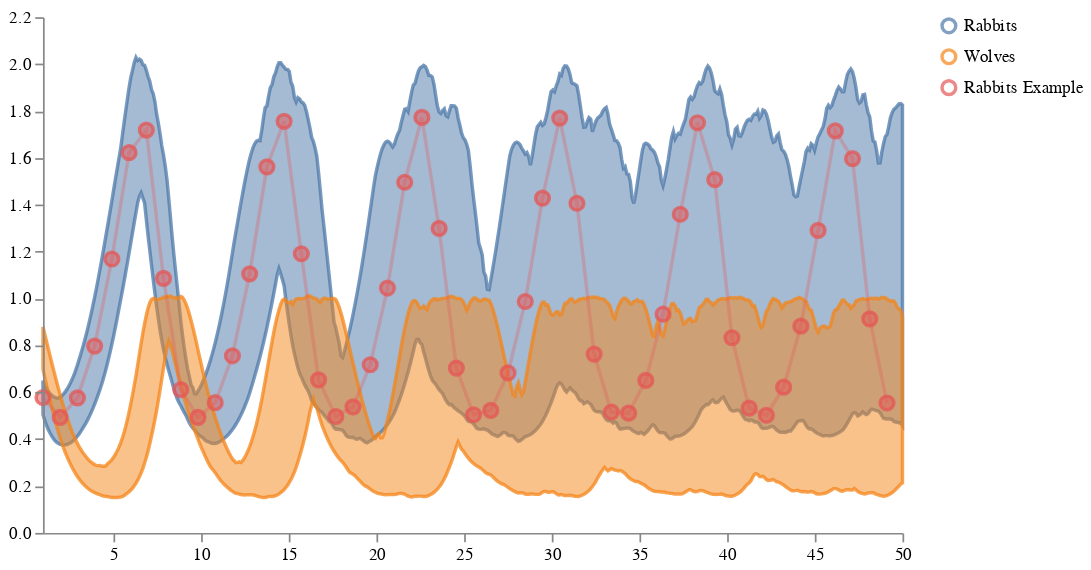

Notebook code cell kept with this figure:
### Code cell
nice_labels={"Rabbits_sol": "Rabbits", "Wolves_sol": "Wolves"}
schema = vega.trajectories(prior_samples, tspan, 
                           subset=".*_sol", 
                           relabel=nice_labels,
                           points=observed_points)
schema = vega.pad(schema, 5)
vega.save_schema(schema, "_schema.json")
vega.ipy_display(schema)

### Figure 1 — Vega specification as saved in the notebook (floating-point values rounded to 4 significant figures; data arrays with more than 128 entries replaced by an {"elided": "..."} marker saying what was removed)
{"$schema": "https://vega.github.io/schema/vega/v5.json", "axes": [{"orient": "bottom", "scale": "xscale", "zindex": 100}, {"orient": "left", "scale": "yscale", "zindex": 100}], "data": [{"name": "distributions", "values": {"elided": "1000 records"}}, {"name": "tracks", "values": []}, {"name": "points", "values": [{"time": 1, "trajectory": "Rabbits Example", "value": 0.5774}, {"time": 1.982, "trajectory": "Rabbits Example", "value": 0.4931}, {"time": 2.964, "trajectory": "Rabbits Example", "value": 0.5761}, {"time": 3.946, "trajectory": "Rabbits Example", "value": 0.797}, {"time": 4.928, "trajectory": "Rabbits Example", "value": 1.168}, {"time": 5.91, "trajectory": "Rabbits Example", "value": 1.622}, {"time": 6.892, "trajectory": "Rabbits Example", "value": 1.718}, {"time": 7.874, "trajectory": "Rabbits Example", "value": 1.086}, {"time": 8.856, "trajectory": "Rabbits Example", "value": 0.6113}, {"time": 9.838, "trajectory": "Rabbits Example", "value": 0.493}, {"time": 10.82, "trajectory": "Rabbits Example", "value": 0.5555}, {"time": 11.8, "trajectory": "Rabbits Example", "value": 0.7555}, {"time": 12.78, "trajectory": "Rabbits Example", "value": 1.105}, {"time": 13.77, "trajectory": "Rabbits Example", "value": 1.561}, {"time": 14.75, "trajectory": "Rabbits Example", "value": 1.756}, {"time": 15.73, "trajectory": "Rabbits Example", "value": 1.191}, {"time": 16.71, "trajectory": "Rabbits Example", "value": 0.6529}, {"time": 17.69, "trajectory": "Rabbits Example", "value": 0.4966}, {"time": 18.68, "trajectory": "Rabbits Example", "value": 0.5378}, {"time": 19.66, "trajectory": "Rabbits Example", "value": 0.7174}, {"time": 20.64, "trajectory": "Rabbits Example", "value": 1.045}, {"time": 21.62, "trajectory": "Rabbits Example", "value": 1.496}, {"time": 22.6, "trajectory": "Rabbits Example", "value": 1.772}, {"time": 23.59, "trajectory": "Rabbits Example", "value": 1.299}, {"time": 24.57, "trajectory": "Rabbits Example", "value": 0.7031}, {"time": 25.55, "trajectory": "Rabbits Example", "value": 0.504}, {"time": 26.53, "trajectory": "Rabbits Example", "value": 0.5229}, {"time": 27.51, "trajectory": "Rabbits Example", "value": 0.6823}, {"time": 28.49, "trajectory": "Rabbits Example", "value": 0.9871}, {"time": 29.48, "trajectory": "Rabbits Example", "value": 1.428}, {"time": 30.46, "trajectory": "Rabbits Example", "value": 1.77}, {"time": 31.44, "trajectory": "Rabbits Example", "value": 1.406}, {"time": 32.42, "trajectory": "Rabbits Example", "value": 0.7627}, {"time": 33.4, "trajectory": "Rabbits Example", "value": 0.5157}, {"time": 34.39, "trajectory": "Rabbits Example", "value": 0.5109}, {"time": 35.37, "trajectory": "Rabbits Example", "value": 0.6504}, {"time": 36.35, "trajectory": "Rabbits Example", "value": 0.9329}, {"time": 37.33, "trajectory": "Rabbits Example", "value": 1.359}, {"time": 38.31, "trajectory": "Rabbits Example", "value": 1.75}, {"time": 39.3, "trajectory": "Rabbits Example", "value": 1.507}, {"time": 40.28, "trajectory": "Rabbits Example", "value": 0.8325}, {"time": 41.26, "trajectory": "Rabbits Example", "value": 0.5322}, {"time": 42.24, "trajectory": "Rabbits Example", "value": 0.5018}, {"time": 43.22, "trajectory": "Rabbits Example", "value": 0.6216}, {"time": 44.21, "trajectory": "Rabbits Example", "value": 0.882}, {"time": 45.19, "trajectory": "Rabbits Example", "value": 1.291}, {"time": 46.17, "trajectory": "Rabbits Example", "value": 1.715}, {"time": 47.15, "trajectory": "Rabbits Example", "value": 1.597}, {"time": 48.13, "trajectory": "Rabbits Example", "value": 0.9127}, {"time": 49.12, "trajectory": "Rabbits Example", "value": 0.5542}]}, {"name": "selected", "on": [{"remove": true, "trigger": "clear"}, {"remove": true, "trigger": "!shift"}, {"insert": "clicked", "trigger": "!shift && clicked"}, {"toggle": "clicked", "trigger": "shift && clicked"}]}], "height": 300, "legends": [{"encode": {"labels": {"interactive": true, "name": "legendLabel", "update": {"opacity": [{"test": "!length(data('selected')) || indata('selected', 'value', datum.value)", "value": 1}, {"value": 0.25}]}}, "symbols": {"interactive": true, "name": "legendSymbol", "update": {"fill": {"value": "transparent"}, "opacity": [{"test": "!length(data('selected')) || indata('selected', 'value', datum.value)", "value": 0.7}, {"value": 0.15}], "size": {"value": 64}, "strokeWidth": {"value": 2}}}}, "stroke": "color"}], "marks": [{"from": {"facet": {"data": "points", "groupby": "trajectory", "name": "points_split"}}, "marks": [{"encode": {"hover": {"fillOpacity": {"value": 0.9}}, "update": {"fill": {"field": "trajectory", "scale": "color"}, "fillOpacity": [{"test": "!length(data('selected')) || indata('selected', 'value', datum.trajectory)", "value": 0.5}, {"value": 0.15}], "stroke": {"field": "trajectory", "scale": "color"}, "strokeOpacity": [{"test": "!length(data('selected')) || indata('selected', 'value', datum.trajectory)", "value": 0.75}, {"value": 0.15}], "strokeWidth": {"value": 2}, "x": {"field": "time", "scale": "xscale"}, "y": {"field": "value", "scale": "yscale"}}}, "from": {"data": "points"}, "name": "_points", "type": "symbol", "zindex": 3}, {"encode": {"hover": {"fillOpacity": {"value": 0.9}}, "update": {"interpolate": {"value": "linear"}, "stroke": {"field": "trajectory", "scale": "color"}, "strokeOpacity": [{"test": "!length(data('selected')) || indata('selected', 'value', datum.trajectory)", "value": 0.3}, {"value": 0.1}], "strokeWidth": {"value": 2}, "x": {"field": "time", "scale": "xscale"}, "y": {"field": "value", "scale": "yscale"}}}, "from": {"data": "points"}, "name": "_points_line", "type": "line", "zindex": 3}], "type": "group", "zindex": 3}, {"from": {"facet": {"data": "tracks", "groupby": "trajectory", "name": "track_split"}}, "marks": [{"encode": {"hover": {"fillOpacity": {"value": 0.9}}, "update": {"interpolate": {"value": "linear"}, "stroke": {"field": "trajectory", "scale": "color"}, "strokeOpacity": [{"test": "!length(data('selected')) || indata('selected', 'value', datum.trajectory)", "value": 0.75}, {"value": 0.15}], "strokeWidth": {"value": 2}, "x": {"field": "time", "scale": "xscale"}, "y": {"field": "value", "scale": "yscale"}}}, "from": {"data": "track_split"}, "name": "_tracks", "type": "line"}], "name": "_tracks", "type": "group", "zindex": 2}, {"from": {"facet": {"data": "distributions", "groupby": "trajectory", "name": "trajectory_split"}}, "marks": [{"encode": {"hover": {"fillOpacity": {"value": 0.9}}, "update": {"fill": {"field": "trajectory", "scale": "color"}, "fillOpacity": [{"test": "!length(data('selected')) || indata('selected', 'value', datum.trajectory)", "value": 0.5}, {"value": 0.15}], "interpolate": {"value": "linear"}, "stroke": {"field": "trajectory", "scale": "color"}, "strokeOpacity": [{"test": "!length(data('selected')) || indata('selected', 'value', datum.trajectory)", "value": 0.75}, {"value": 0.15}], "strokeWidth": {"value": 2}, "x": {"field": "time", "scale": "xscale"}, "y": {"field": "upper", "scale": "yscale"}, "y2": {"field": "lower", "scale": "yscale"}}}, "from": {"data": "trajectory_split"}, "type": "area"}], "name": "_distributions", "type": "group", "zindex": 1}], "padding": 5, "scales": [{"domain": {"fields": [{"data": "distributions", "field": "time"}, {"data": "tracks", "field": "time"}, {"data": "points", "field": "time"}]}, "name": "xscale", "range": "width", "type": "linear", "zero": false}, {"domain": {"fields": [{"data": "distributions", "field": "lower"}, {"data": "distributions", "field": "upper"}, {"data": "tracks", "field": "value"}, {"data": "points", "field": "value"}]}, "name": "yscale", "nice": true, "range": "height", "type": "linear", "zero": true}, {"domain": {"fields": [{"data": "distributions", "field": "trajectory"}, {"data": "tracks", "field": "trajectory"}, {"data": "points", "field": "trajectory"}]}, "name": "color", "range": "category", "type": "ordinal"}], "signals": [{"name": "clear", "on": [{"events": "mouseup[!event.item]", "force": true, "update": "true"}], "value": true}, {"name": "shift", "on": [{"events": "@legendSymbol:click, @legendLabel:click", "force": true, "update": "event.shiftKey"}], "value": false}, {"name": "clicked", "on": [{"events": "@legendSymbol:click, @legendLabel:click", "force": true, "update": "{value: datum.value}"}], "value": null}], "width": 500}
